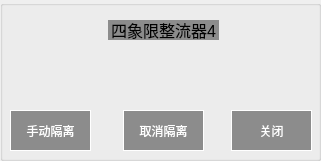
  <widget class="QGroupBox" name="setBox">
   <property name="geometry">
    <rect>
     <x>230</x>
     <y>190</y>
     <width>321</width>
     <height>161</height>
    </rect>
   </property>
   <property name="title">
    <string/>
   </property>
   <property name="alignment">
    <set>Qt::AlignLeading|Qt::AlignLeft|Qt::AlignTop</set>
   </property>
   <widget class="QLabel" name="LBL_SetTitle">
    <property name="geometry">
     <rect>
      <x>108</x>
      <y>20</y>
      <width>111</width>
      <height>20</height>
     </rect>
    </property>
    <property name="styleSheet">
     <string notr="true">background-color: rgb(140, 140, 140);
font:16px;</string>
    </property>
    <property name="text">
     <string>四象限整流器4</string>
    </property>
    <property name="alignment">
     <set>Qt::AlignCenter</set>
    </property>
   </widget>
   <widget class="QPushButton" name="BTN_HandISO">
    <property name="geometry">
     <rect>
      <x>10</x>
      <y>110</y>
      <width>81</width>
      <height>41</height>
     </rect>
    </property>
    <property name="focusPolicy">
     <enum>Qt::NoFocus</enum>
    </property>
    <property name="styleSheet">
     <string notr="true">background-color: rgb(140, 140, 140);
border:1px solid white;
color:white;</string>
    </property>
    <property name="text">
     <string>手动隔离</string>
    </property>
   </widget>
   <widget class="QPushButton" name="BTN_ISOCancel">
    <property name="geometry">
     <rect>
      <x>123</x>
      <y>110</y>
      <width>81</width>
      <height>41</height>
     </rect>
    </property>
    <property name="focusPolicy">
     <enum>Qt::NoFocus</enum>
    </property>
    <property name="styleSheet">
     <string notr="true">background-color: rgb(140, 140, 140);
border:1px solid white;
color:white;</string>
    </property>
    <property name="text">
     <string>取消隔离</string>
    </property>
   </widget>
   <widget class="QPushButton" name="BTN_Close">
    <property name="geometry">
     <rect>
      <x>231</x>
      <y>110</y>
      <width>81</width>
      <height>41</height>
     </rect>
    </property>
    <property name="focusPolicy">
     <enum>Qt::NoFocus</enum>
    </property>
    <property name="styleSheet">
     <string notr="true">background-color: rgb(140, 140, 140);
border:1px solid white;
color:white;</string>
    </property>
    <property name="text">
     <string>关闭</string>
    </property>
   </widget>
  </widget>
